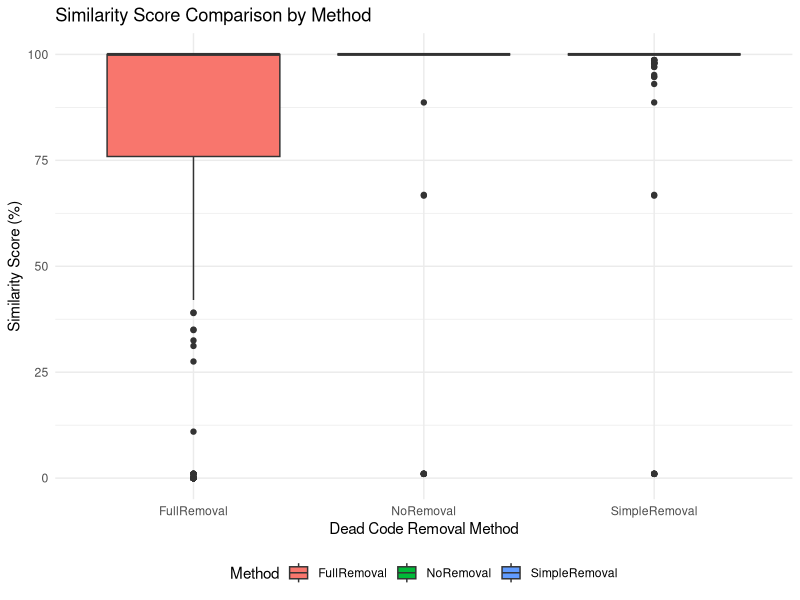
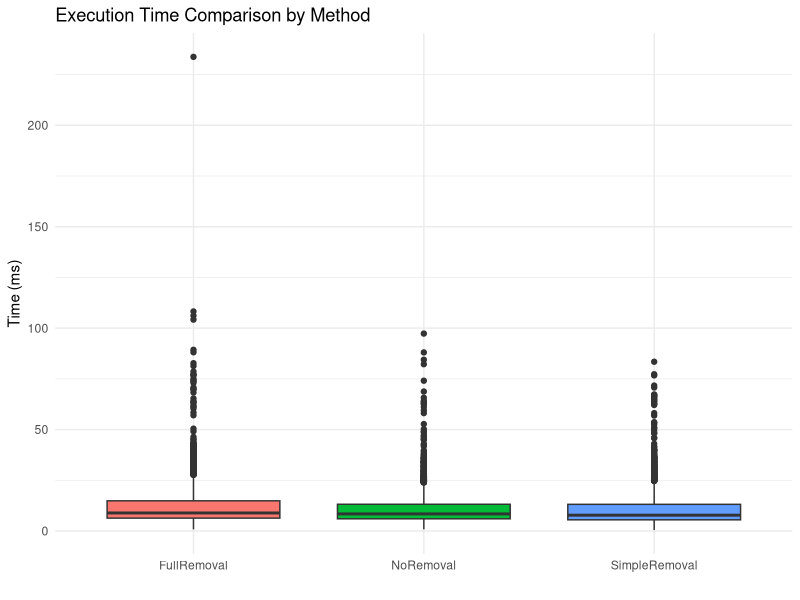
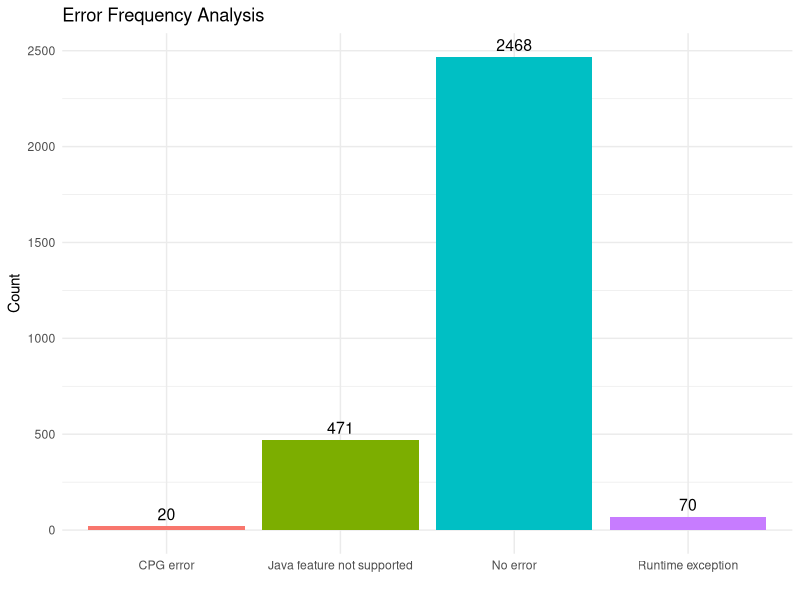
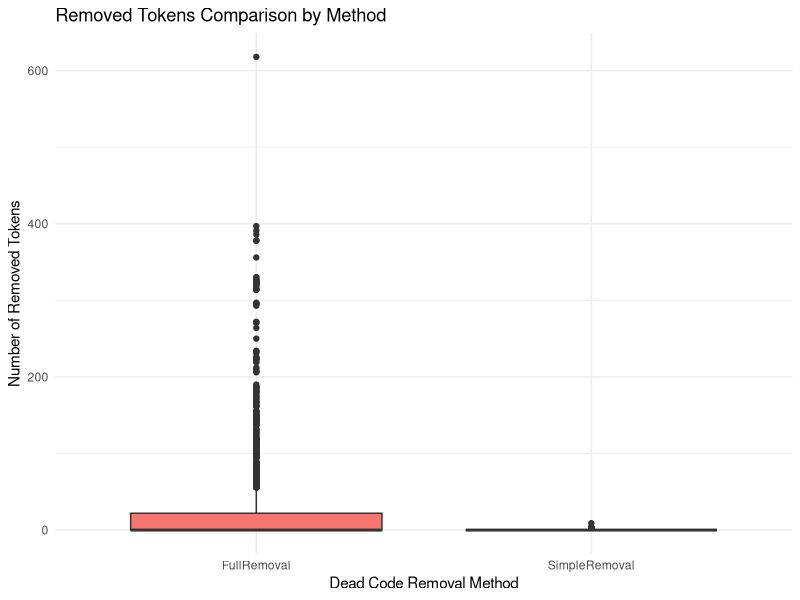
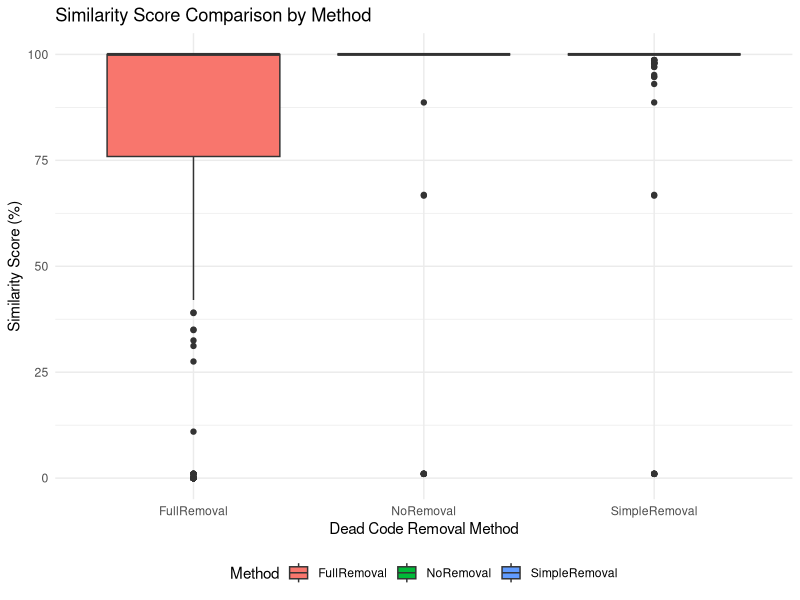
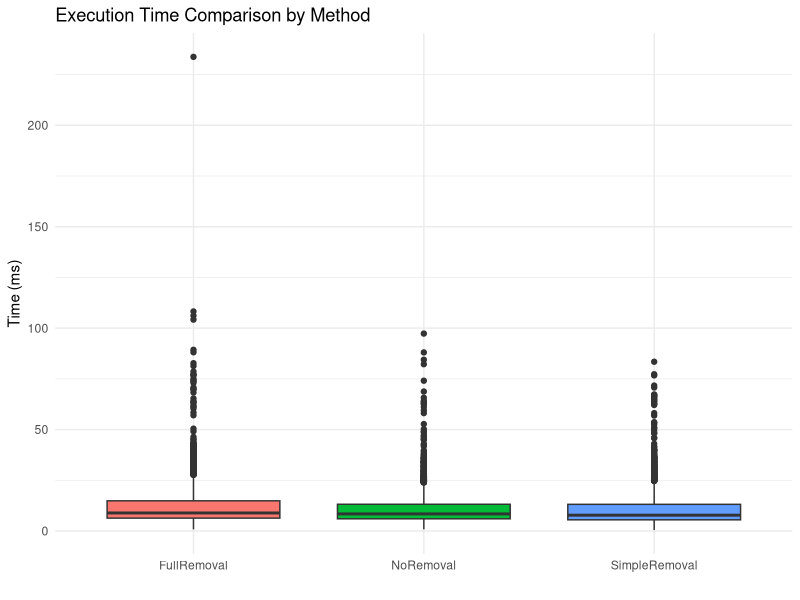
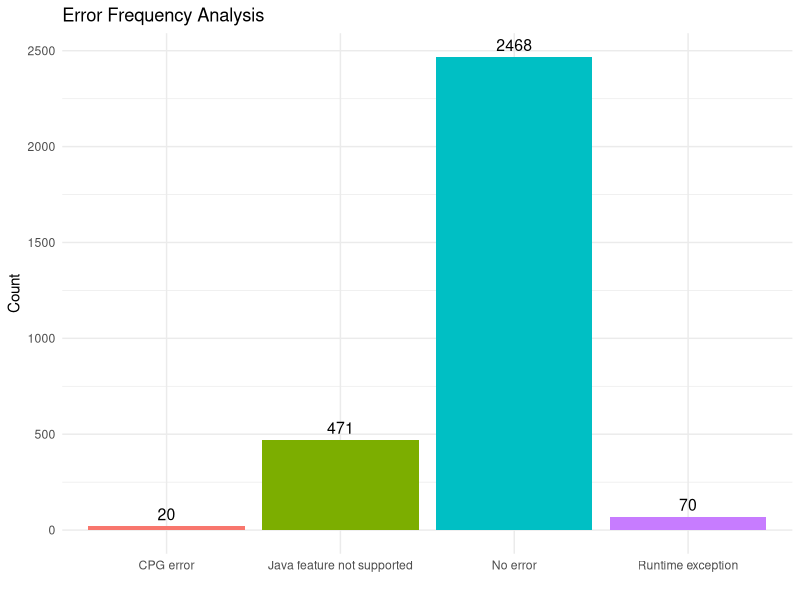
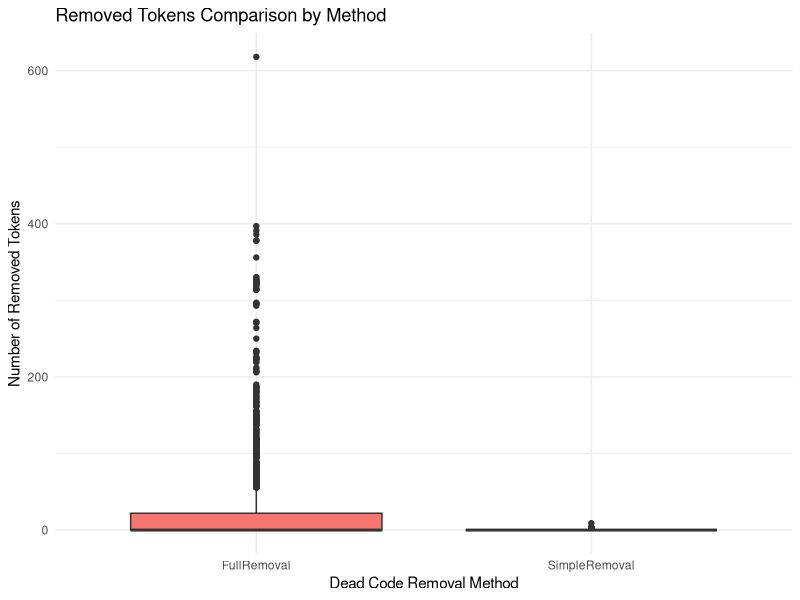

Here is the R script that generated these plots, in order:
# Load required libraries
library(ggplot2)
library(tidyr)
library(dplyr)

# Read the CSV file
data <- read.csv("results/Progpedia_deadcode_results_Level2.csv")

# 1. Box plots for similarity values (NoRemoval, SimpleRemoval, FullRemoval)
similarity_data <- data %>%
  select(FileName, NoRemoval, SimpleRemoval, FullRemoval) %>%
  pivot_longer(cols = c(NoRemoval, SimpleRemoval, FullRemoval),
               names_to = "Method",
               values_to = "Similarity")
# Create box plot for similarity
p1 <- ggplot(similarity_data, aes(x = Method, y = Similarity, fill = Method)) +
  geom_boxplot() +
  labs(title = "Similarity Score Comparison by Method",
       x = "Dead Code Removal Method",
       y = "Similarity Score (%)") +
  theme_minimal() +
  theme(legend.position = "bottom")



# 2. Box plots for execution times
time_data <- data %>%
  select(FileName, TimeNoRemoval.ms., TimeSimpleRemoval.ms., TimeFullRemoval.ms.) %>%
  pivot_longer(cols = starts_with("Time"),
               names_to = "Method",
               values_to = "Time") %>%
  mutate(Method = gsub("Time|.ms.", "", Method))

p2 <- ggplot(time_data, aes(x = Method, y = Time, fill = Method)) +
  geom_boxplot() +
  labs(title = "Execution Time Comparison by Method",
       x = "",
       y = "Time (ms)") +
  theme_minimal() +
  theme(legend.position = "none")



# 4. Bar plot for error frequencies
# Convert string "true"/"false" to logical TRUE/FALSE
data <- data %>%
  mutate(
    JavaLanguageFeatureNotSupported = as.logical(JavaLanguageFeatureNotSupported),
    CpgErrorException = as.logical(CpgErrorException),
    RuntimeException = as.logical(RuntimeException)
  )
error_summary <- data %>%
  summarise(JavaNotSupported = sum(JavaLanguageFeatureNotSupported),
            CpgErrors = sum(CpgErrorException),
            RuntimeErrors = sum(RuntimeException),
            NoErrors = sum(!JavaLanguageFeatureNotSupported & !CpgErrorException)) %>%
  pivot_longer(everything(), names_to = "ErrorType", values_to = "Count") %>%
  mutate(ErrorType = case_when(
    ErrorType == "JavaNotSupported" ~ "Java feature not supported",
    ErrorType == "CpgErrors" ~ "CPG error",
    ErrorType == "RuntimeErrors" ~ "Runtime exception",
    ErrorType == "NoErrors" ~ "No error",
    TRUE ~ ErrorType
  ))

p4 <- ggplot(error_summary, aes(x = ErrorType, y = Count, fill = ErrorType)) +
  geom_bar(stat = "identity") +
  geom_text(aes(label = Count), vjust = -0.5, size = 4) +
  labs(title = "Error Frequency Analysis",
       x = "",
       y = "Count") +
  theme_minimal() +
  theme(legend.position = "none")


# Display plots
print(p1)
print(p2)
print(p4)

# Save plots
#ggsave("similarity_boxplot.png", p1, width = 10, height = 6, dpi = 300)
#ggsave("time_boxplot.png", p2, width = 10, height = 6, dpi = 300)
#ggsave("error_frequency.png", p4, width = 8, height = 6, dpi = 300)
# Save plots as PDF
ggsave("similarity_boxplot.pdf", p1, width = 10, height = 6)
ggsave("time_boxplot.pdf", p2, width = 10, height = 6)
ggsave("error_frequency.pdf", p4, width = 8, height = 6)


# 6. Summary statistics table
summary_stats <- similarity_data %>%
  group_by(Method) %>%
  summarise(
    Mean = mean(Similarity, na.rm = TRUE),
    Median = median(Similarity, na.rm = TRUE),
    SD = sd(Similarity, na.rm = TRUE),
    Min = min(Similarity, na.rm = TRUE),
    Max = max(Similarity, na.rm = TRUE)
  )

print(summary_stats)


#7: Create box plot for removed tokens
removed_tokens_data <- data %>%
  select(FileName, RemovedSimpleTokens, RemovedFullTokens) %>%
  pivot_longer(cols = c(RemovedSimpleTokens, RemovedFullTokens),
               names_to = "Method",
               values_to = "RemovedTokens") %>%
  mutate(Method = case_when(
    Method == "RemovedSimpleTokens" ~ "SimpleRemoval",
    Method == "RemovedFullTokens" ~ "FullRemoval",
    TRUE ~ Method
  ))

p_tokens <- ggplot(removed_tokens_data, aes(x = Method, y = RemovedTokens, fill = Method)) +
  geom_boxplot() +
  labs(title = "Removed Tokens Comparison by Method",
       x = "Dead Code Removal Method",
       y = "Number of Removed Tokens") +
  theme_minimal() +
  theme(legend.position = "none")

print(p_tokens)

ggsave("removed_tokens_boxplot.pdf", p_tokens, width = 8, height = 6)

tokens_summary <- removed_tokens_data %>%
  group_by(Method) %>%
  summarise(
    Mean = mean(RemovedTokens, na.rm = TRUE),
    Median = median(RemovedTokens, na.rm = TRUE),
    SD = sd(RemovedTokens, na.rm = TRUE),
    Min = min(RemovedTokens, na.rm = TRUE),
    Max = max(RemovedTokens, na.rm = TRUE)
  )

print(tokens_summary)
